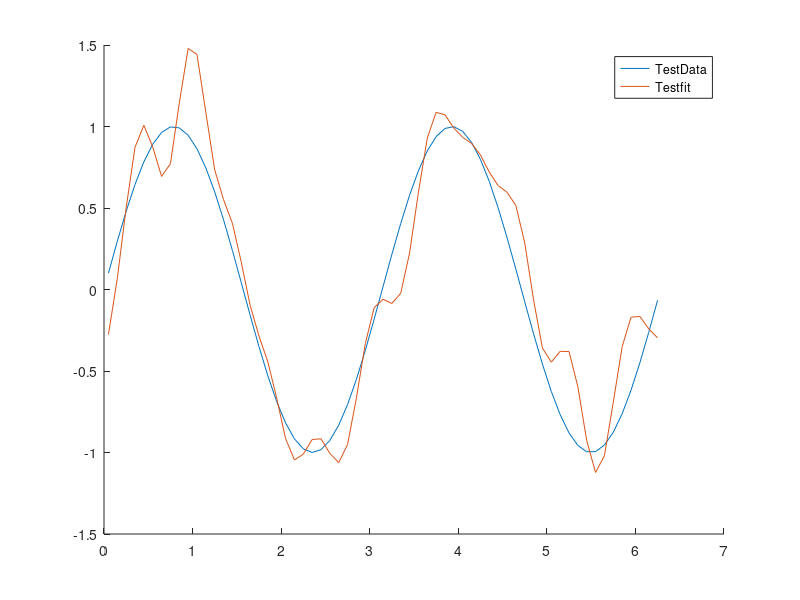

This figure's MATLAB source:
%% RBF Batchlearning
clc; close all; clear;

units = 29;
rng(4)

xTrain = (0:0.1:2*pi)';
noise = normrnd(0, sqrt(0.1), [length(xTrain), 1]);
% xTrain = xTrain ;


xTest = (0.05:0.1:2*pi)';
noise1 = normrnd(0, sqrt(0.1), [length(xTest), 1]);
%xTest = xTest;

sinTrainTarget = sin(2*(xTrain)) + noise;
% squareTrainTarget = square(2*xTrain);
sinTestTarget = sin(2*(xTest ));
% squareTestTarget = square(2*xTest);
train_size=length(sinTrainTarget);
test_size = length(sinTestTarget);

%plot( xTrain, squareTrainTarget);
%W = rand(units,1);0,1
%mu = 0.5;
var = 0.10;
sDev = sqrt(var);

xTrainMat = repmat(xTrain,[1,units]);
range = 2*pi;
mean = (0:(range/(units-1)):range);
mean = sort(2*pi*rand([1 units]));
%mean = mean/0.9
muMat = repmat(mean, [train_size, 1]);
% sDevMat = repmat(sqrt(rand(1,units)), [train_size, 1]);

Phi = exp((-(xTrainMat-muMat).^2)./(2*sDev.^2));

newW = (inv(Phi'*Phi))*Phi'*sinTrainTarget;
xTestMat = repmat(xTest,[1,units]);
newPhi = exp((-(xTestMat-muMat).^2)./(2*sDev.^2));
sum((newPhi*newW-sinTestTarget).^2)/length(sinTestTarget)


figure;
hold on
%yyaxis left           % plot against left y-axis 
%plot(xTrain, sinTrainTarget)        
%plot(xTrain, Phi*newW)
plot(xTest, sinTestTarget)
plot(xTest, newPhi*newW)

legend('TestData','Testfit')
hold off
%plot(Phi*newW)
%hold on
%plot(sinTrainTarget)
%hold off


%{
W = zeros(1,units);
for n = 1:epoch
    output = zeros(1,units);
    Phi = exp(-(xTrain-mu).^2/(2*sDev^2));
    output = sum(Phi'*W, 2);
    dW = -eta*(output'-sinTrainTarget)*Phi';
    W = W + dW;
    V = output' - sinTrainTarget;
    error = sum(V)/length(V);
    if (error < 0.1)
        disp('Number of iterations:');
        disp(n);
        break;
    end
    oldW = W;
end
%}
